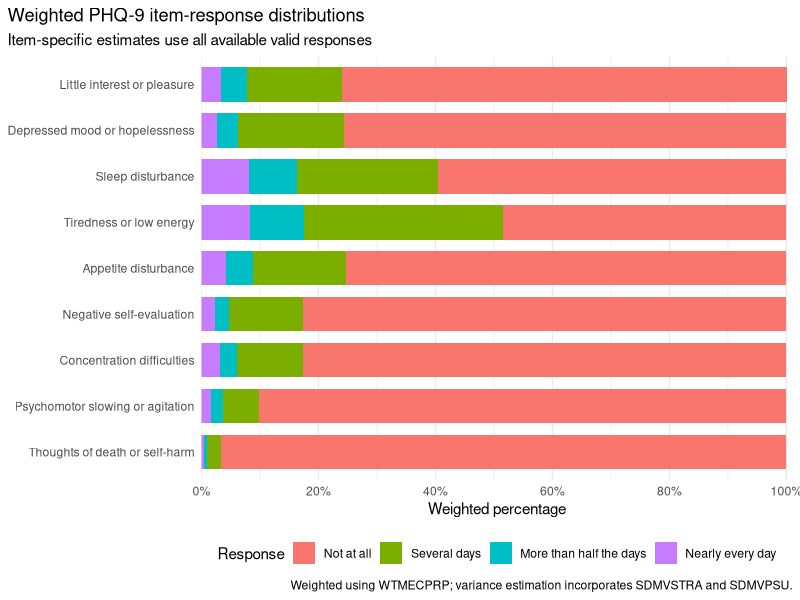

Here is the R script that generated this plot: (Note: this script raises an error after producing the figure.)
# Stage 2A: Descriptive figures
# Project: PHQ-9 psychometric evaluation using NHANES 2017–March 2020
#
# This script creates descriptive figures only.
# It does not perform reliability, factor, or functional-association modelling.

library(dplyr)
library(ggplot2)

dir.create(
  "figures",
  showWarnings = FALSE,
  recursive = TRUE
)

required_tables <- c(
  "tables/phq9_item_response_proportions.csv",
  "tables/phq9_total_distribution.csv",
  "tables/phq9_severity_distribution.csv",
  "tables/dpq100_routed_distribution.csv",
  "tables/dpq100_extended_distribution.csv"
)

missing_tables <- required_tables[
  !file.exists(required_tables)
]

if (length(missing_tables) > 0) {
  stop(
    "Required Stage 2A tables are missing: ",
    paste(missing_tables, collapse = ", ")
  )
}

percent_labels <- function(x) {
  paste0(x, "%")
}

survey_caption <- paste(
  "Weighted using WTMECPRP;",
  "variance estimation incorporates SDMVSTRA and SDMVPSU."
)

# -------------------------------------------------------------------------
# Figure 1: Weighted PHQ-9 item-response proportions
# -------------------------------------------------------------------------

item_response_data <- read.csv(
  "tables/phq9_item_response_proportions.csv",
  stringsAsFactors = FALSE,
  fileEncoding = "UTF-8"
)

item_order <- item_response_data |>
  distinct(item, symptom_content) |>
  arrange(item) |>
  pull(symptom_content)

response_order <- c(
  "Not at all",
  "Several days",
  "More than half the days",
  "Nearly every day"
)

item_response_data <- item_response_data |>
  mutate(
    symptom_content = factor(
      symptom_content,
      levels = rev(item_order)
    ),
    response_label = factor(
      response_label,
      levels = response_order
    )
  )

item_response_figure <- ggplot(
  item_response_data,
  aes(
    x = symptom_content,
    y = weighted_percent,
    fill = response_label
  )
) +
  geom_col(
    width = 0.75
  ) +
  coord_flip() +
  scale_y_continuous(
    breaks = seq(0, 100, 20),
    labels = percent_labels,
    expand = expansion(
      mult = c(0, 0.01)
    )
  ) +
  labs(
    title = "Weighted PHQ-9 item-response distributions",
    subtitle = "Item-specific estimates use all available valid responses",
    x = NULL,
    y = "Weighted percentage",
    fill = "Response",
    caption = survey_caption
  ) +
  theme_minimal(base_size = 11) +
  theme(
    legend.position = "bottom",
    panel.grid.major.y = element_blank(),
    plot.title.position = "plot"
  )

ggsave(
  filename = "figures/phq9_item_response_proportions.png",
  plot = item_response_figure,
  width = 10,
  height = 7,
  units = "in",
  dpi = 300,
  bg = "white"
)

# -------------------------------------------------------------------------
# Figure 2: Weighted PHQ-9 total-score distribution
# -------------------------------------------------------------------------

total_distribution_data <- read.csv(
  "tables/phq9_total_distribution.csv",
  stringsAsFactors = FALSE,
  fileEncoding = "UTF-8"
)

# ==============================================================================
# Stage 2B figures: reliability and item analysis
# ==============================================================================


# 1. Load Stage 2B output tables ------------------------------------------------

item_total_table <- readr::read_csv(
  here::here(
    "tables",
    "phq9_corrected_item_total_correlations.csv"
  ),
  show_col_types = FALSE
)

polychoric_long_table <- readr::read_csv(
  here::here(
    "tables",
    "phq9_polychoric_matrix_long.csv"
  ),
  show_col_types = FALSE
)

reliability_ci_table <- readr::read_csv(
  here::here(
    "tables",
    "phq9_reliability_bootstrap_ci.csv"
  ),
  show_col_types = FALSE
)

phq9_item_order <- c(
  "DPQ010",
  "DPQ020",
  "DPQ030",
  "DPQ040",
  "DPQ050",
  "DPQ060",
  "DPQ070",
  "DPQ080",
  "DPQ090"
)


# 2. Corrected item-total correlation figure -----------------------------------

item_total_figure_data <- item_total_table |>
  dplyr::mutate(
    variable = factor(
      variable,
      levels = rev(phq9_item_order)
    ),
    figure_label = paste0(
      variable,
      ": ",
      item
    )
  )

item_total_figure <- ggplot2::ggplot(
  item_total_figure_data,
  ggplot2::aes(
    x = corrected_item_total_r,
    y = reorder(
      figure_label,
      as.numeric(variable)
    )
  )
) +
  ggplot2::geom_errorbar(
    ggplot2::aes(
      xmin = confidence_interval_lower,
      xmax = confidence_interval_upper
    ),
    orientation = "y",
    width = 0.15
  ) +
  ggplot2::geom_point(
    size = 2.5
  ) +
  ggplot2::scale_x_continuous(
    limits = c(0, 0.75),
    breaks = seq(0, 0.7, by = 0.1)
  ) +
  ggplot2::labs(
    title = "Corrected PHQ-9 item–total correlations",
    subtitle = "Pearson correlations between each item and the sum of the remaining eight items",
    x = "Corrected item–total correlation",
    y = NULL,
    caption = "Error bars show 95% confidence intervals."
  ) +
  ggplot2::theme_minimal(base_size = 11) +
  ggplot2::theme(
    panel.grid.major.y = ggplot2::element_blank(),
    plot.title.position = "plot"
  )

ggplot2::ggsave(
  filename = here::here(
    "figures",
    "phq9_corrected_item_total_correlations.png"
  ),
  plot = item_total_figure,
  width = 9,
  height = 5.5,
  dpi = 300
)


# 3. Polychoric correlation heatmap --------------------------------------------

polychoric_heatmap_data <- polychoric_long_table |>
  dplyr::mutate(
    item_1 = factor(
      item_1,
      levels = phq9_item_order
    ),
    item_2 = factor(
      item_2,
      levels = rev(phq9_item_order)
    ),
    item_1_number = match(
      as.character(item_1),
      phq9_item_order
    ),
    item_2_number = match(
      as.character(item_2),
      phq9_item_order
    ),
    text_colour = dplyr::if_else(
      polychoric_r >= 0.70,
      "white",
      "black"
    )
  ) |>
  dplyr::filter(
    item_1_number <= item_2_number
  )

polychoric_heatmap <- ggplot2::ggplot(
  polychoric_heatmap_data,
  ggplot2::aes(
    x = item_1,
    y = item_2,
    fill = polychoric_r
  )
) +
  ggplot2::geom_tile(
    linewidth = 0.4
  ) +
  ggplot2::geom_text(
    ggplot2::aes(
      label = sprintf(
        "%.2f",
        polychoric_r
      ),
      colour = text_colour
    ),
    size = 3.1,
    show.legend = FALSE
  ) +
  ggplot2::scale_colour_identity() +
  ggplot2::scale_fill_gradient(
    limits = c(
      0.45,
      1
    ),
    name = "Polychoric\ncorrelation"
  ) +
  ggplot2::coord_fixed() +
  ggplot2::labs(
    title = "PHQ-9 polychoric correlation matrix",
    subtitle = "Complete-PHQ-9 analytic sample, n = 8,276",
    x = NULL,
    y = NULL,
    caption = paste(
      "The matrix was positive definite",
      "and did not require smoothing."
    )
  ) +
  ggplot2::theme_minimal(
    base_size = 11
  ) +
  ggplot2::theme(
    panel.grid = ggplot2::element_blank(),
    axis.text.x = ggplot2::element_text(
      angle = 45,
      hjust = 1
    ),
    plot.title.position = "plot"
  )

ggplot2::ggsave(
  filename = here::here(
    "figures",
    "phq9_polychoric_correlation_heatmap.png"
  ),
  plot = polychoric_heatmap,
  width = 8,
  height = 7,
  dpi = 300,
  bg = "white"
)


# 4. Reliability-coefficient figure --------------------------------------------

reliability_figure_data <- reliability_ci_table |>
  dplyr::mutate(
    coefficient = factor(
      coefficient,
      levels = rev(c(
        "Ordinal coefficient alpha",
        "McDonald's omega total"
      ))
    )
  )

reliability_figure <- ggplot2::ggplot(
  reliability_figure_data,
  ggplot2::aes(
    x = point_estimate,
    y = coefficient
  )
) +
  ggplot2::geom_errorbar(
    ggplot2::aes(
      xmin = confidence_interval_lower,
      xmax = confidence_interval_upper
    ),
    orientation = "y",
    width = 0.12
  ) +
  ggplot2::geom_point(
    size = 3
  ) +
  ggplot2::scale_x_continuous(
    limits = c(0.90, 0.94),
    breaks = seq(0.90, 0.94, by = 0.01)
  ) +
  ggplot2::labs(
    title = "PHQ-9 internal-consistency estimates",
    subtitle = "Ordinal reliability coefficients based on the polychoric correlation matrix",
    x = "Reliability coefficient",
    y = NULL,
    caption = "Error bars show 95% nonparametric percentile bootstrap intervals based on 2,000 participant-level resamples."
  ) +
  ggplot2::theme_minimal(base_size = 11) +
  ggplot2::theme(
    panel.grid.major.y = ggplot2::element_blank(),
    plot.title.position = "plot"
  )

ggplot2::ggsave(
  filename = here::here(
    "figures",
    "phq9_reliability_coefficients.png"
  ),
  plot = reliability_figure,
  width = 8,
  height = 4,
  dpi = 300
)


# 5. Confirm figure export ------------------------------------------------------

cat("\nThree Stage 2B figures exported successfully:\n")
cat("- figures/phq9_corrected_item_total_correlations.png\n")
cat("- figures/phq9_polychoric_correlation_heatmap.png\n")
cat("- figures/phq9_reliability_coefficients.png\n")
total_score_figure <- ggplot(
  total_distribution_data,
  aes(
    x = phq9_total,
    y = weighted_percent
  )
) +
  geom_col(
    width = 0.8
  ) +
  scale_x_continuous(
    breaks = seq(0, 27, 3)
  ) +
  scale_y_continuous(
    labels = percent_labels,
    expand = expansion(
      mult = c(0, 0.05)
    )
  ) +
  labs(
    title = "Weighted distribution of PHQ-9 total scores",
    subtitle = "Complete PHQ-9 sample, unweighted n = 8,276",
    x = "PHQ-9 total score",
    y = "Weighted percentage",
    caption = survey_caption
  ) +
  theme_minimal(base_size = 11) +
  theme(
    panel.grid.major.x = element_blank(),
    plot.title.position = "plot"
  )

ggsave(
  filename = "figures/phq9_total_score_distribution.png",
  plot = total_score_figure,
  width = 9,
  height = 5.5,
  units = "in",
  dpi = 300,
  bg = "white"
)

# -------------------------------------------------------------------------
# Figure 3: Weighted PHQ-9 symptom-severity bands
# -------------------------------------------------------------------------

severity_data <- read.csv(
  "tables/phq9_severity_distribution.csv",
  stringsAsFactors = FALSE,
  fileEncoding = "UTF-8"
)

severity_order <- c(
  "Minimal (0–4)",
  "Mild (5–9)",
  "Moderate (10–14)",
  "Moderately severe (15–19)",
  "Severe (20–27)"
)

severity_data <- severity_data |>
  mutate(
    severity_band = factor(
      severity_band,
      levels = rev(severity_order)
    )
  )

severity_figure <- ggplot(
  severity_data,
  aes(
    x = severity_band,
    y = weighted_percent
  )
) +
  geom_col(
    width = 0.7
  ) +
  geom_errorbar(
    aes(
      ymin = ci_lower_percent,
      ymax = ci_upper_percent
    ),
    width = 0.18
  ) +
  coord_flip() +
  scale_y_continuous(
    labels = percent_labels,
    expand = expansion(
      mult = c(0, 0.06)
    )
  ) +
  labs(
    title = "Weighted PHQ-9 symptom-severity distribution",
    subtitle = "Complete PHQ-9 sample, unweighted n = 8,276",
    x = NULL,
    y = "Weighted percentage",
    caption = paste(
      survey_caption,
      "Error bars show 95% confidence intervals."
    )
  ) +
  theme_minimal(base_size = 11) +
  theme(
    panel.grid.major.y = element_blank(),
    plot.title.position = "plot"
  )

ggsave(
  filename = "figures/phq9_severity_distribution.png",
  plot = severity_figure,
  width = 9,
  height = 5.5,
  units = "in",
  dpi = 300,
  bg = "white"
)

# -------------------------------------------------------------------------
# Figure 4: DPQ100 among routed respondents
# -------------------------------------------------------------------------

dpq100_routed_data <- read.csv(
  "tables/dpq100_routed_distribution.csv",
  stringsAsFactors = FALSE,
  fileEncoding = "UTF-8"
)

dpq100_order <- c(
  "Not difficult at all",
  "Somewhat difficult",
  "Very difficult",
  "Extremely difficult"
)

dpq100_routed_data <- dpq100_routed_data |>
  mutate(
    response_label = factor(
      response_label,
      levels = rev(dpq100_order)
    )
  )

dpq100_routed_figure <- ggplot(
  dpq100_routed_data,
  aes(
    x = response_label,
    y = weighted_percent
  )
) +
  geom_col(
    width = 0.7
  ) +
  geom_errorbar(
    aes(
      ymin = ci_lower_percent,
      ymax = ci_upper_percent
    ),
    width = 0.18
  ) +
  coord_flip() +
  scale_y_continuous(
    labels = percent_labels,
    expand = expansion(
      mult = c(0, 0.06)
    )
  ) +
  labs(
    title = "Reported functional difficulty among routed respondents",
    subtitle = paste(
      "Complete PHQ-9, at least one symptom endorsed,",
      "and valid DPQ100; unweighted n = 5,517"
    ),
    x = NULL,
    y = "Weighted percentage",
    caption = paste(
      survey_caption,
      "Error bars show 95% confidence intervals."
    )
  ) +
  theme_minimal(base_size = 11) +
  theme(
    panel.grid.major.y = element_blank(),
    plot.title.position = "plot"
  )

ggsave(
  filename = "figures/dpq100_routed_distribution.png",
  plot = dpq100_routed_figure,
  width = 9,
  height = 5.5,
  units = "in",
  dpi = 300,
  bg = "white"
)

# -------------------------------------------------------------------------
# Figure 5: Extended DPQ100 categories
# -------------------------------------------------------------------------

dpq100_extended_data <- read.csv(
  "tables/dpq100_extended_distribution.csv",
  stringsAsFactors = FALSE,
  fileEncoding = "UTF-8"
)

extended_order <- c(
  "No PHQ-9 symptoms / DPQ100 structurally skipped",
  "Not difficult at all",
  "Somewhat difficult",
  "Very difficult",
  "Extremely difficult",
  "Symptom-positive / DPQ100 missing"
)

dpq100_extended_data <- dpq100_extended_data |>
  mutate(
    category = factor(
      category,
      levels = rev(extended_order)
    )
  )

dpq100_extended_figure <- ggplot(
  dpq100_extended_data,
  aes(
    x = category,
    y = weighted_percent
  )
) +
  geom_col(
    width = 0.7
  ) +
  geom_errorbar(
    aes(
      ymin = ci_lower_percent,
      ymax = ci_upper_percent
    ),
    width = 0.18
  ) +
  coord_flip() +
  scale_y_continuous(
    labels = percent_labels,
    expand = expansion(
      mult = c(0, 0.06)
    )
  ) +
  labs(
    title = "Extended functional-difficulty categories",
    subtitle = "Complete PHQ-9 sample, unweighted n = 8,276",
    x = NULL,
    y = "Weighted percentage",
    caption = paste(
      survey_caption,
      "Structural skips and missing responses are displayed separately.",
      "Error bars show 95% confidence intervals."
    )
  ) +
  theme_minimal(base_size = 11) +
  theme(
    panel.grid.major.y = element_blank(),
    plot.title.position = "plot"
  )

ggsave(
  filename = "figures/dpq100_extended_distribution.png",
  plot = dpq100_extended_figure,
  width = 10,
  height = 6,
  units = "in",
  dpi = 300,
  bg = "white"
)

message("Five Stage 2A descriptive figures exported successfully.")
